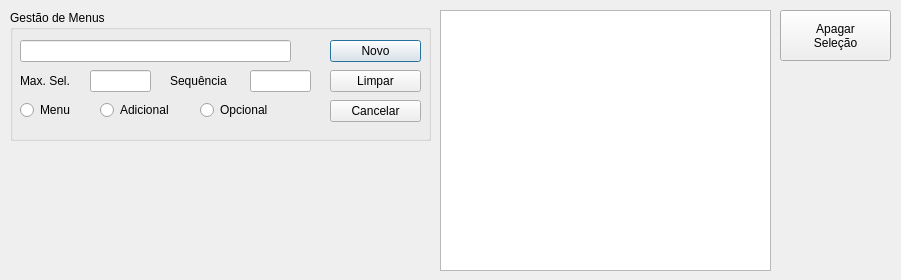
<?xml version="1.0" encoding="UTF-8"?>
<ui version="4.0">
 <class>Menu</class>
 <widget class="QDialog" name="Menu">
  <property name="geometry">
   <rect>
    <x>0</x>
    <y>0</y>
    <width>901</width>
    <height>280</height>
   </rect>
  </property>
  <property name="windowTitle">
   <string>Dialog</string>
  </property>
  <widget class="QGroupBox" name="groupBox">
   <property name="geometry">
    <rect>
     <x>10</x>
     <y>10</y>
     <width>421</width>
     <height>131</height>
    </rect>
   </property>
   <property name="title">
    <string>Gestão de Menus</string>
   </property>
   <widget class="QLineEdit" name="lineEdit_menu">
    <property name="geometry">
     <rect>
      <x>10</x>
      <y>30</y>
      <width>271</width>
      <height>22</height>
     </rect>
    </property>
   </widget>
   <widget class="QRadioButton" name="radioButton_opcional">
    <property name="geometry">
     <rect>
      <x>190</x>
      <y>90</y>
      <width>102</width>
      <height>20</height>
     </rect>
    </property>
    <property name="text">
     <string>Opcional</string>
    </property>
   </widget>
   <widget class="QRadioButton" name="radioButton_menu">
    <property name="geometry">
     <rect>
      <x>10</x>
      <y>90</y>
      <width>61</width>
      <height>20</height>
     </rect>
    </property>
    <property name="text">
     <string>Menu</string>
    </property>
   </widget>
   <widget class="QRadioButton" name="radioButton_adicional">
    <property name="geometry">
     <rect>
      <x>90</x>
      <y>90</y>
      <width>102</width>
      <height>20</height>
     </rect>
    </property>
    <property name="text">
     <string>Adicional</string>
    </property>
   </widget>
   <widget class="QLineEdit" name="lineEdit_maxsel">
    <property name="geometry">
     <rect>
      <x>80</x>
      <y>60</y>
      <width>61</width>
      <height>22</height>
     </rect>
    </property>
   </widget>
   <widget class="QLabel" name="label_2">
    <property name="geometry">
     <rect>
      <x>10</x>
      <y>60</y>
      <width>61</width>
      <height>21</height>
     </rect>
    </property>
    <property name="text">
     <string>Max. Sel.</string>
    </property>
   </widget>
   <widget class="QLineEdit" name="lineEdit_sequencia">
    <property name="geometry">
     <rect>
      <x>240</x>
      <y>60</y>
      <width>61</width>
      <height>22</height>
     </rect>
    </property>
   </widget>
   <widget class="QLabel" name="label_3">
    <property name="geometry">
     <rect>
      <x>160</x>
      <y>60</y>
      <width>71</width>
      <height>21</height>
     </rect>
    </property>
    <property name="text">
     <string>Sequência</string>
    </property>
   </widget>
   <widget class="QPushButton" name="pushButton_novo">
    <property name="geometry">
     <rect>
      <x>320</x>
      <y>30</y>
      <width>91</width>
      <height>22</height>
     </rect>
    </property>
    <property name="text">
     <string>Novo</string>
    </property>
   </widget>
   <widget class="QPushButton" name="pushButton_atualizar">
    <property name="geometry">
     <rect>
      <x>320</x>
      <y>60</y>
      <width>91</width>
      <height>22</height>
     </rect>
    </property>
    <property name="text">
     <string>Limpar</string>
    </property>
   </widget>
   <widget class="QPushButton" name="pushButton_cancelar">
    <property name="geometry">
     <rect>
      <x>320</x>
      <y>90</y>
      <width>91</width>
      <height>22</height>
     </rect>
    </property>
    <property name="text">
     <string>Cancelar</string>
    </property>
   </widget>
  </widget>
  <widget class="QTableWidget" name="tableWidget_menu">
   <property name="geometry">
    <rect>
     <x>440</x>
     <y>10</y>
     <width>331</width>
     <height>261</height>
    </rect>
   </property>
  </widget>
  <widget class="QPushButton" name="pushButton_apagar">
   <property name="geometry">
    <rect>
     <x>780</x>
     <y>10</y>
     <width>111</width>
     <height>51</height>
    </rect>
   </property>
   <property name="text">
    <string>Apagar
Seleção</string>
   </property>
  </widget>
 </widget>
 <resources/>
 <connections/>
</ui>
